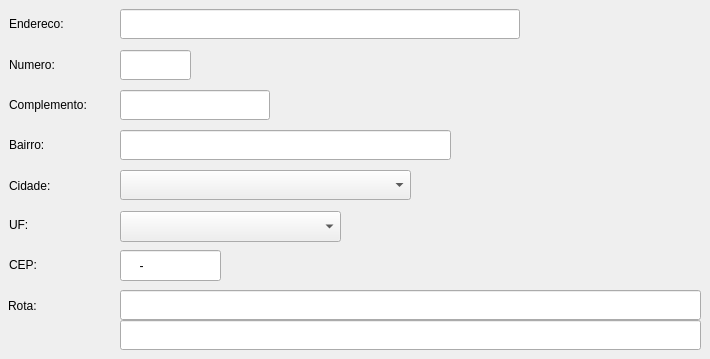
    <widget class="QWidget" name="tab_5">
     <attribute name="title">
      <string>Endereco</string>
     </attribute>
     <widget class="QLabel" name="label_6">
      <property name="geometry">
       <rect>
        <x>9</x>
        <y>9</y>
        <width>100</width>
        <height>29</height>
       </rect>
      </property>
      <property name="text">
       <string>Endereco:</string>
      </property>
     </widget>
     <widget class="QLabel" name="label_14">
      <property name="geometry">
       <rect>
        <x>9</x>
        <y>50</y>
        <width>100</width>
        <height>29</height>
       </rect>
      </property>
      <property name="text">
       <string>Numero:</string>
      </property>
     </widget>
     <widget class="QLineEdit" name="mcomplemento">
      <property name="geometry">
       <rect>
        <x>120</x>
        <y>90</y>
        <width>150</width>
        <height>30</height>
       </rect>
      </property>
      <property name="styleSheet">
       <string notr="true"/>
      </property>
      <property name="maxLength">
       <number>10</number>
      </property>
     </widget>
     <widget class="QLineEdit" name="mendereco">
      <property name="geometry">
       <rect>
        <x>120</x>
        <y>9</y>
        <width>400</width>
        <height>30</height>
       </rect>
      </property>
      <property name="styleSheet">
       <string notr="true"/>
      </property>
      <property name="maxLength">
       <number>35</number>
      </property>
     </widget>
     <widget class="QLabel" name="label_16">
      <property name="geometry">
       <rect>
        <x>9</x>
        <y>250</y>
        <width>100</width>
        <height>30</height>
       </rect>
      </property>
      <property name="text">
       <string>CEP:</string>
      </property>
     </widget>
     <widget class="QLineEdit" name="mcep">
      <property name="geometry">
       <rect>
        <x>120</x>
        <y>250</y>
        <width>101</width>
        <height>31</height>
       </rect>
      </property>
      <property name="styleSheet">
       <string notr="true"/>
      </property>
      <property name="inputMask">
       <string>99999-999</string>
      </property>
      <property name="alignment">
       <set>Qt::AlignLeading|Qt::AlignLeft|Qt::AlignVCenter</set>
      </property>
     </widget>
     <widget class="QLabel" name="label_15">
      <property name="geometry">
       <rect>
        <x>9</x>
        <y>90</y>
        <width>100</width>
        <height>29</height>
       </rect>
      </property>
      <property name="text">
       <string>Complemento:</string>
      </property>
     </widget>
     <widget class="QLineEdit" name="mnumero">
      <property name="geometry">
       <rect>
        <x>120</x>
        <y>50</y>
        <width>71</width>
        <height>30</height>
       </rect>
      </property>
      <property name="styleSheet">
       <string notr="true"/>
      </property>
      <property name="maxLength">
       <number>6</number>
      </property>
     </widget>
     <widget class="QLabel" name="label_9">
      <property name="geometry">
       <rect>
        <x>9</x>
        <y>210</y>
        <width>100</width>
        <height>30</height>
       </rect>
      </property>
      <property name="text">
       <string>UF:</string>
      </property>
     </widget>
     <widget class="QLabel" name="label_8">
      <property name="geometry">
       <rect>
        <x>9</x>
        <y>171</y>
        <width>100</width>
        <height>29</height>
       </rect>
      </property>
      <property name="text">
       <string>Cidade:</string>
      </property>
     </widget>
     <widget class="QLabel" name="label_7">
      <property name="geometry">
       <rect>
        <x>9</x>
        <y>130</y>
        <width>100</width>
        <height>29</height>
       </rect>
      </property>
      <property name="text">
       <string>Bairro:</string>
      </property>
     </widget>
     <widget class="QLineEdit" name="mbairro">
      <property name="geometry">
       <rect>
        <x>120</x>
        <y>130</y>
        <width>331</width>
        <height>30</height>
       </rect>
      </property>
      <property name="styleSheet">
       <string notr="true"/>
      </property>
      <property name="maxLength">
       <number>20</number>
      </property>
     </widget>
     <widget class="QComboBox" name="comboBox_2">
      <property name="geometry">
       <rect>
        <x>120</x>
        <y>211</y>
        <width>221</width>
        <height>31</height>
       </rect>
      </property>
      <property name="styleSheet">
       <string notr="true"/>
      </property>
     </widget>
     <widget class="QComboBox" name="comboBox_3">
      <property name="geometry">
       <rect>
        <x>120</x>
        <y>170</y>
        <width>291</width>
        <height>30</height>
       </rect>
      </property>
      <property name="styleSheet">
       <string notr="true"/>
      </property>
     </widget>
     <widget class="QLabel" name="label_19">
      <property name="geometry">
       <rect>
        <x>8</x>
        <y>290</y>
        <width>100</width>
        <height>32</height>
       </rect>
      </property>
      <property name="text">
       <string>Rota:</string>
      </property>
     </widget>
     <widget class="QLineEdit" name="mrota">
      <property name="geometry">
       <rect>
        <x>120</x>
        <y>290</y>
        <width>581</width>
        <height>30</height>
       </rect>
      </property>
      <property name="styleSheet">
       <string notr="true"/>
      </property>
      <property name="maxLength">
       <number>70</number>
      </property>
     </widget>
     <widget class="QLineEdit" name="mrota1">
      <property name="geometry">
       <rect>
        <x>120</x>
        <y>320</y>
        <width>581</width>
        <height>30</height>
       </rect>
      </property>
      <property name="styleSheet">
       <string notr="true"/>
      </property>
      <property name="maxLength">
       <number>70</number>
      </property>
     </widget>
    </widget>
